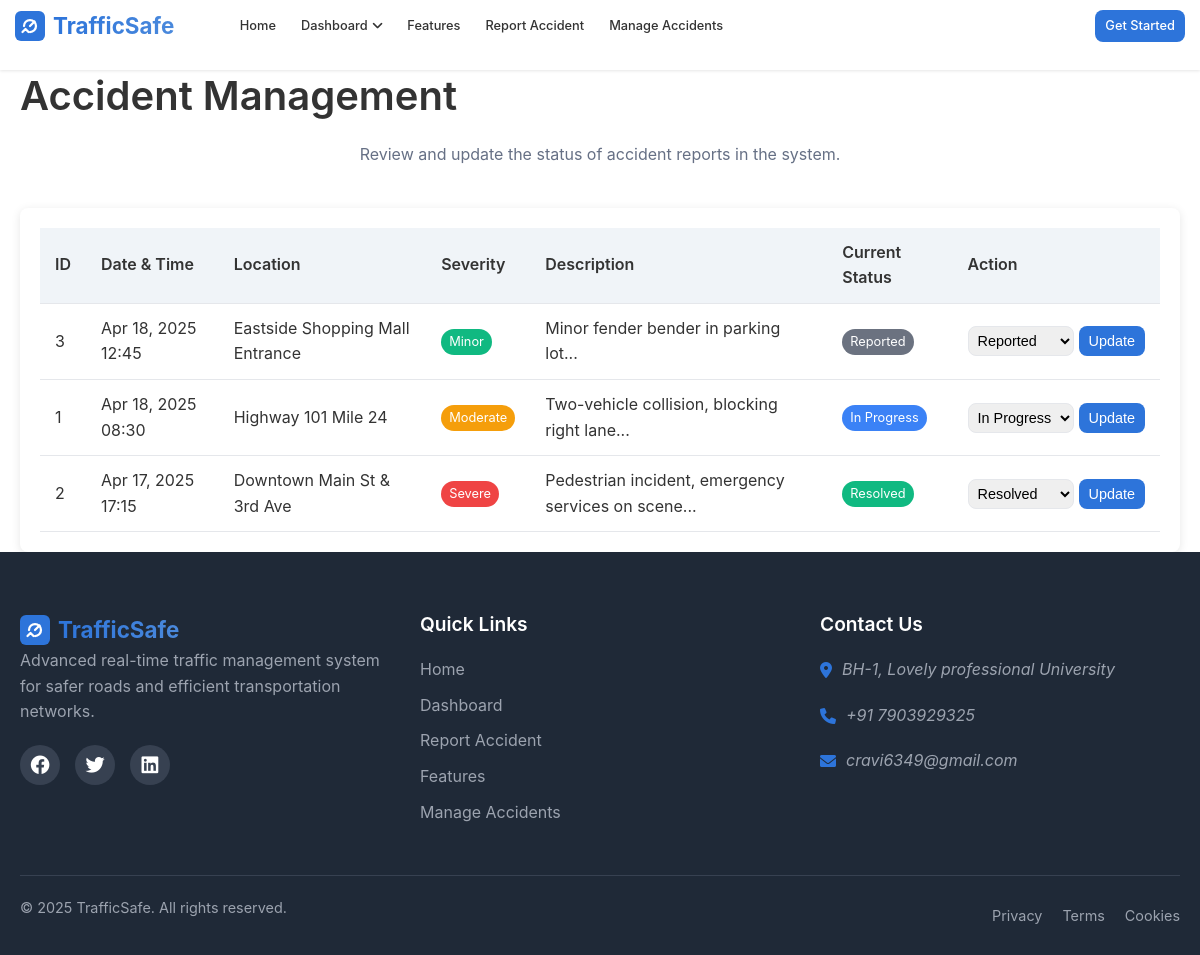
/accident-management.php, run on the app's committed database.
### tables this page shows
CREATE TABLE IF NOT EXISTS accidents (
    id INT AUTO_INCREMENT PRIMARY KEY,
    location VARCHAR(255) NOT NULL,
    date DATE NOT NULL,
    time TIME NOT NULL,
    description TEXT,
    severity ENUM('Minor', 'Moderate', 'Severe') NOT NULL,
    reporter_name VARCHAR(255),
    reporter_contact VARCHAR(255),
    status ENUM('Reported', 'In Progress', 'Resolved') DEFAULT 'Reported',
    video_url VARCHAR(255),
    created_at TIMESTAMP DEFAULT CURRENT_TIMESTAMP
);

### accident-management.php (the view, shortened to what this page needs)
<?php
include 'includes/header.php';
include 'includes/db_connect.php';
try {
    $stmt = $pdo->query("SELECT * FROM accidents ORDER BY date DESC, time DESC");
    $accidents = $stmt->fetchAll(PDO::FETCH_ASSOC);
} catch (PDOException $e) {
    $errorMessage = "Error retrieving accidents: " . $e->getMessage();
    $accidents = [];
}
?>
<main class="admin-main">
    <div class="container">
        <h1>Accident Management</h1>
        <p class="section-description">Review and update the status of accident reports in the system.</p>
        <div class="admin-panel">
            <table class="data-table">
                <thead>
                    <tr>
                        <th>ID</th>
                        <th>Date & Time</th>
                        <th>Location</th>
                        <th>Severity</th>
                        <th>Description</th>
                        <th>Current Status</th>
                        <th>Action</th>
                    </tr>
                </thead>
                <tbody>
                    <?php foreach ($accidents as $accident): ?>
                    <tr>
                        <td><?php echo $accident['id']; ?></td>
                        <td><?php echo date('M d, Y H:i', strtotime($accident['date'] . ' ' . $accident['time'])); ?></td>
                        <td><?php echo htmlspecialchars($accident['location']); ?></td>
                        <td>
                            <span class="severity-badge <?php echo strtolower($accident['severity']); ?>">
                                <?php echo $accident['severity']; ?>
                            </span>
                        </td>
                        <td><?php echo substr(htmlspecialchars($accident['description']), 0, 100) . '...'; ?></td>
                        <td>
                            <span class="status-badge <?php echo strtolower(str_replace(' ', '-', $accident['status'])); ?>">
                                <?php echo $accident['status']; ?>
                            </span>
                        </td>
                        <td>
                            <form method="post" class="status-update-form">
                                <select name="status" class="status-select">
                                    <option value="Reported" <?php echo $accident['status'] === 'Reported' ? 'selected' : ''; ?>>Reported</option>
                                    <option value="In Progress" <?php echo $accident['status'] === 'In Progress' ? 'selected' : ''; ?>>In Progress</option>
                                    <option value="Resolved" <?php echo $accident['status'] === 'Resolved' ? 'selected' : ''; ?>>Resolved</option>
                                </select>
                                <button type="submit" class="btn btn-primary btn-sm">Update</button>
                            </form>
                        </td>
                    </tr>
                    <?php endforeach; ?>
                </tbody>
            </table>
        </div>
    </div>
</main>
<?php include 'includes/footer.php'; ?>

### includes/header.php (shortened to what this page needs)
<!DOCTYPE html>
<html lang="en">
<head>
    <link rel="stylesheet" href="https://cdnjs.cloudflare.com/ajax/libs/font-awesome/6.0.0-beta3/css/all.min.css">
    <link rel="stylesheet" href="assets/css/style.css">
    <link rel="stylesheet" href="assets/css/header-fix.css">
</head>
<body>
<header>
    <div class="container">
        <div class="logo">
            <a href="index.php">
                <img src="assets/img/logo.svg" alt="TrafficSafe">
                <span>TrafficSafe</span>
            </a>
        </div>
        <nav id="mainNav">
            <ul class="main-menu">
                <li class="menu-item"><a href="index.php">Home</a></li>
                <li class="menu-item has-dropdown">
                    <a href="#">Dashboard </a>
                </li>
                <li class="menu-item"><a href="features.php">Features</a></li>
                <li class="menu-item"><a href="accident-report.php">Report Accident</a></li>
                <li class="menu-item"><a href="accident-management.php">Manage Accidents</a></li>
            </ul>
        </nav>
        <div class="header-actions">
            <a href="dashboard.php" class="btn btn-primary">Get Started</a>
        </div>
    </div>
</header>

### includes/footer.php (shortened to what this page needs)
<footer>
        <div class="container">
            <div class="footer-columns">
                <div class="footer-column">
                    <div class="logo">
                        <a href="index.php">
                            <img src="assets/img/logo.svg" alt="TrafficSafe">
                            <span>TrafficSafe</span>
                        </a>
                    </div>
                    <p>Advanced real-time traffic management system for safer roads and efficient transportation networks.</p>
                    <div class="social-icons">
                        <a href="#"><i class="fab fa-facebook"></i></a>
                        <a href="#"><i class="fab fa-twitter"></i></a>
                        <a href="#"><i class="fab fa-linkedin"></i></a>
                    </div>
                </div>
                <div class="footer-column">
                    <h3>Quick Links</h3>
                    <ul>
                        <li><a href="index.php">Home</a></li>
                        <li><a href="dashboard.php">Dashboard</a></li>
                        <li><a href="accident-report.php">Report Accident</a></li>
                        <li><a href="features.php">Features</a></li>
                        <li><a href="accident-management.php">Manage Accidents</a></li>
                    </ul>
                </div>
                <div class="footer-column">
                    <h3>Contact Us</h3>
                    <address>
                        <p><i class="fas fa-map-marker-alt"></i> BH-1, Lovely professional University</p>
                        <p><i class="fas fa-phone"></i> +91 7903929325</p>
                        <p><i class="fas fa-envelope"></i> cravi6349@gmail.com</p>
                    </address>
                </div>
            </div>
            <div class="footer-bottom">
                <p>&copy; 2025 TrafficSafe. All rights reserved.</p>
                <div class="footer-links">
                    <a href="#">Privacy</a>
                    <a href="#">Terms</a>
                    <a href="#">Cookies</a>
                </div>
            </div>
        </div>
    </footer>
</body>
</html>

### assets/css/style.css (style rules this page uses)
:root { --primary-color: #2d74da; --primary-hover: #1a5cbf; --secondary-color: #f0f4f8; --text-color: #333; --light-text: #667085; --border-color: #e5e7eb; --success-color: #10b981; --warning-color: #f59e0b; --danger-color: #ef4444; --container-width: 1200px; --header-height: 70px; --border-radius: 8px; --box-shadow: 0 2px 10px rgba(0, 0, 0, 0.1); }
* { box-sizing: border-box; margin: 0; padding: 0; }
body { font-family: 'Inter', -apple-system, BlinkMacSystemFont, 'Segoe UI', Roboto, Oxygen, Ubuntu, Cantarell, 'Open Sans', 'Helvetica Neue', sans-serif; color: var(--text-color); line-height: 1.6; background-color: #fff; }
.container { max-width: var(--container-width); margin: 0 auto; padding: 0 20px; }
a { color: var(--primary-color); text-decoration: none; transition: color 0.3s; }
ul { list-style: none; }
img { max-width: 100%; height: auto; }
h1, h2, h3, h4, h5, h6 { font-weight: 600; line-height: 1.3; margin-bottom: 0.5em; }
h1 { font-size: 2.5rem; }
h3 { font-size: 1.5rem; }
p { margin-bottom: 1rem; }
.btn { display: inline-block; padding: 10px 20px; font-weight: 500; text-align: center; border-radius: var(--border-radius); cursor: pointer; transition: all 0.3s ease; font-size: 1rem; border: none; text-decoration: none; }
.btn-primary { background-color: var(--primary-color); color: white; }
header { height: auto; background-color: white; box-shadow: 0 1px 3px rgba(0, 0, 0, 0.1); position: sticky; top: 0; z-index: 100; min-height: var(--header-height); padding: 5px 0; }
header .container { display: grid; justify-content: space-between; align-items: center; width: 100%; height: 100%; max-width: 1400px; grid-template-columns: auto 1fr auto; gap: 20px; align-items: center; padding: 0 10px; }
.logo { display: flex; align-items: center; max-width: 180px; }
.logo a { display: flex; align-items: center; font-weight: 700; font-size: 1.5rem; color: var(--text-color); text-decoration: none; }
.logo img { height: 32px; margin-right: 10px; }
.logo span { background: linear-gradient(90deg, #2D74DA 0%, #4A89DC 100%); -webkit-background-clip: text; -webkit-text-fill-color: transparent; background-clip: text; color: transparent; }
nav { display: flex; align-items: center; justify-self: center; width: 100%; }
.main-menu { display: flex; list-style: none; margin: 0; gap: 5px; padding: 0; justify-content: center; flex-wrap: nowrap; }
.menu-item { position: relative; margin: 0; position: relative; white-space: nowrap; }
.menu-item a { display: flex; align-items: center; padding: 8px 6px; font-size: 0.85rem; color: var(--text-color); font-weight: 500; text-decoration: none; transition: color 0.3s; }
.has-dropdown { position: relative; }
.has-dropdown > a::after { content: '\f107'; font-family: 'Font Awesome 6 Free'; font-weight: 900; margin-left: 5px; }
.header-actions { display: flex; align-items: center; margin-left: 10px; justify-self: end; }
.section-description { text-align: center; max-width: 800px; margin: 0 auto 40px; color: var(--light-text); }
footer { background-color: #1f2937; color: white; padding: 60px 0 20px; }
.footer-columns { display: grid; grid-template-columns: repeat(auto-fit, minmax(250px, 1fr)); gap: 40px; margin-bottom: 40px; }
.footer-column h3 { font-size: 1.2rem; margin-bottom: 20px; color: white; }
.footer-column p { color: #9ca3af; margin-bottom: 20px; }
.social-icons { display: flex; gap: 15px; }
.social-icons a { display: flex; align-items: center; justify-content: center; width: 40px; height: 40px; border-radius: 50%; background-color: #374151; color: white; font-size: 1.2rem; }
.footer-column ul li { margin-bottom: 10px; }
.footer-column ul li a { color: #9ca3af; }
address p { display: flex; align-items: center; margin-bottom: 15px; color: #9ca3af; }
address p i { margin-right: 10px; color: var(--primary-color); }
.footer-bottom { display: flex; justify-content: space-between; align-items: center; padding-top: 20px; border-top: 1px solid #374151; color: #9ca3af; font-size: 0.9rem; }
.footer-links { display: flex; gap: 20px; }
.footer-links a { color: #9ca3af; }
@media (max-width: 1200px) { .logo { max-width: 150px; } }
@media (max-width: 1200px) { .logo img { height: 30px; } }
@media (max-width: 1200px) { .menu-item a { font-size: 0.85rem; padding: 8px 5px; } }
@media (max-width: 1200px) { .header-actions .btn { padding: 8px 12px; font-size: 0.85rem; white-space: nowrap; } }

### data on the page
accidents: id "3", date+time "Apr 18, 2025 12:45", location "Eastside Shopping Mall Entrance", severity "Minor", description "Minor fender bender in parking lot", status "Reported"
accidents: id "1", date+time "Apr 18, 2025 08:30", location "Highway 101 Mile 24", severity "Moderate", description "Two-vehicle collision, blocking right lane", status "In Progress"
accidents: id "2", date+time "Apr 17, 2025 17:15", location "Downtown Main St & 3rd Ave", severity "Severe", description "Pedestrian incident, emergency services on scene", status "Resolved"
